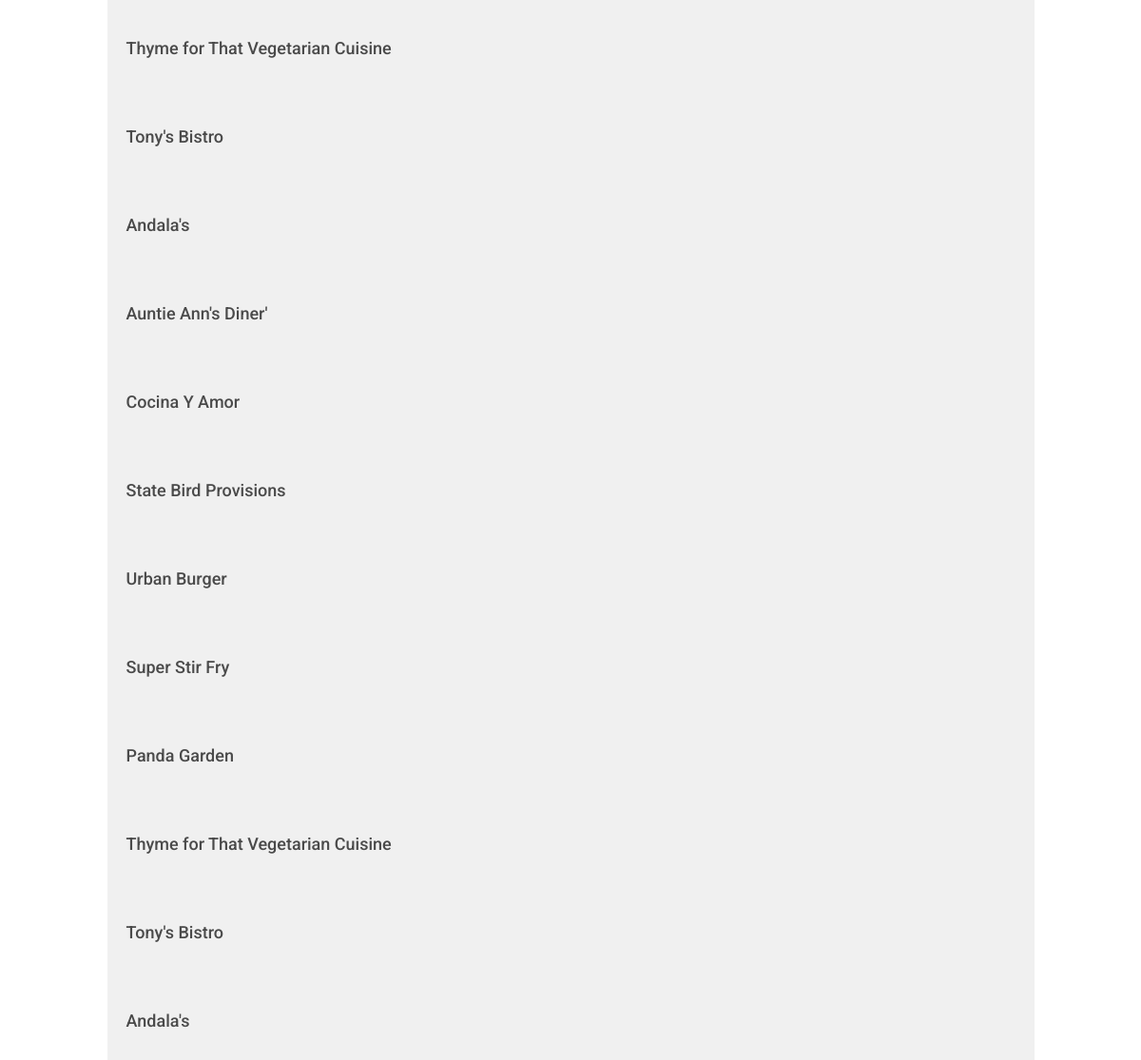
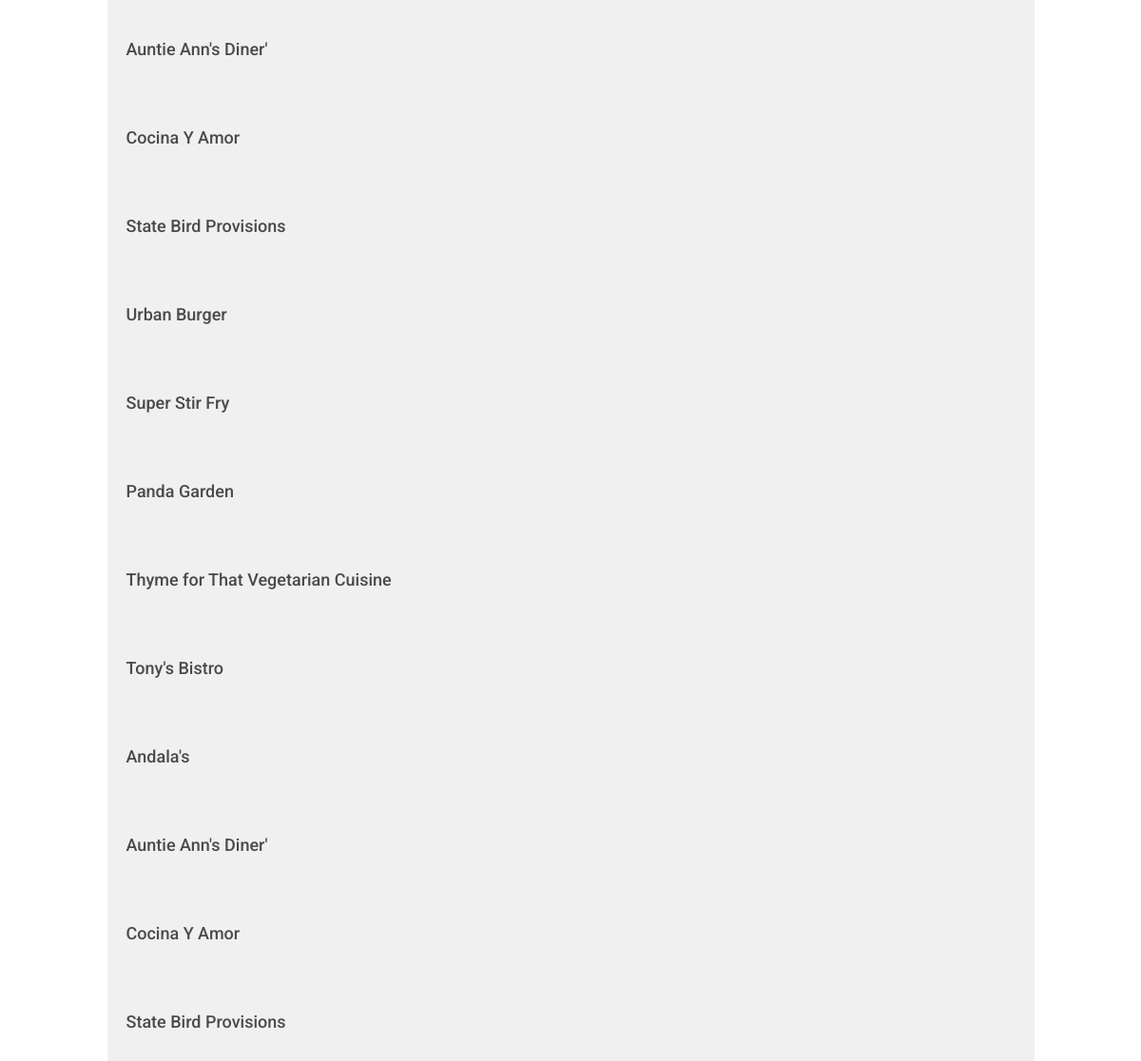
The page /restaurants/ (lower part) on the database as committed earlier (2 pictures, top to bottom).
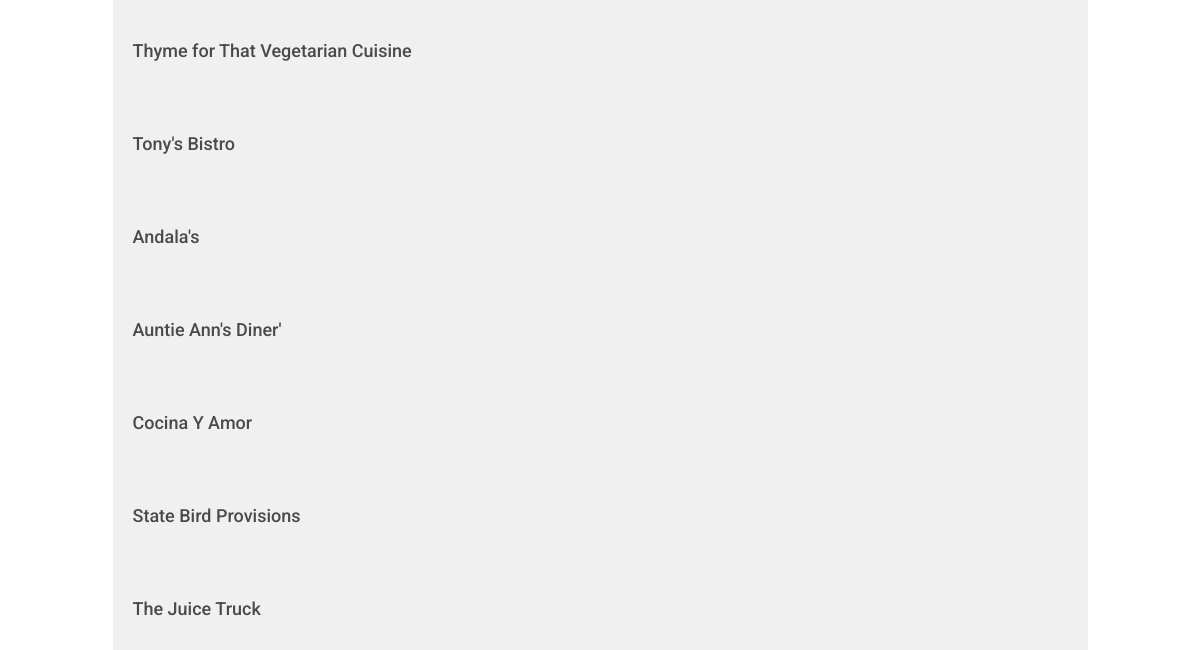
The same page on the database as committed later.
### database_setup.py (models this page shows, shortened)
class Restaurant(Base):
    __tablename__ = 'restaurant'
    id = Column(Integer, primary_key=True)
    name = Column(String(250), nullable=False)
    user_id = Column(Integer, ForeignKey('user.id'), nullable=False)
    user = relationship(User)

### finalProject.py (the view)
@app.route('/')
@app.route('/restaurants')
@app.route('/restaurants/')
def showRestaurants():
	restaurants = session.query(Restaurant).all()
	if 'username' not in login_session:
		return render_template('public-restaurants.html', restaurants = restaurants)
	else:
		return render_template('restaurants.html', restaurants = restaurants)

### templates/public-restaurants.html (shortened to what this page needs)
{% extends "main.html" %}
{% block content %}
	{% for restaurant in restaurants %}
		<a href = "{{url_for('showMenu', restaurant_id = restaurant.id)}}">
			<div class="row">
				<div class="col-md-1"></div>
					<div class="col-md-10 restaurant-list">
						<h3>{{restaurant.name}}</h3>
					</div>
				<div class="col-md-1"></div>
			</div>
		</a>
	{% endfor %}
{% endblock %}

### templates/main.html (shortened to what this page needs)
<!DOCTYPE html>
<html lang="en">
	<head>
		<link rel="stylesheet" href="//netdna.bootstrapcdn.com/bootstrap/3.1.1/css/bootstrap.min.css">
		<link rel="stylesheet" href="{{ url_for('static', filename='style.css') }}">
	</head>
	<body>
		<div class="container">
			{% block content %}
			{% endblock %}
		</div>
	</body>
</html>

### static/style.css (style rules this page uses)
* { font-family: "Helvetica Neue Bold", Roboto, Helvetica, Arial, sans-serif; font-weight: 700; }
h3 { font-size: 18px; color: #4A4A4A; line-height: 23px; }
a { font-size: 14px; color: #0093B9; line-height: 17px; }
.restaurant-list { background-color: #F0F0F0; padding: 20px; u }

Rows that differ between the two databases and show on the page:
removed Restaurant: name "Super Stir Fry"
removed Restaurant: name "Panda Garden"
removed Restaurant: name "Thyme for That Vegetarian Cuisine"
removed Restaurant: name "Tony's Bistro"
removed Restaurant: name "Andala's"
removed Restaurant: name "Auntie Ann's Diner'"
removed Restaurant: name "Cocina Y Amor"
removed Restaurant: name "State Bird Provisions"
removed Restaurant: name "Urban Burger"
removed Restaurant: name "Super Stir Fry"
removed Restaurant: name "Panda Garden"
removed Restaurant: name "Thyme for That Vegetarian Cuisine"
removed Restaurant: name "Tony's Bistro"
removed Restaurant: name "Andala's"
removed Restaurant: name "Auntie Ann's Diner'"
removed Restaurant: name "Cocina Y Amor"
removed Restaurant: name "State Bird Provisions"
changed Restaurant: name "Urban Burger" → "The Juice Truck"
